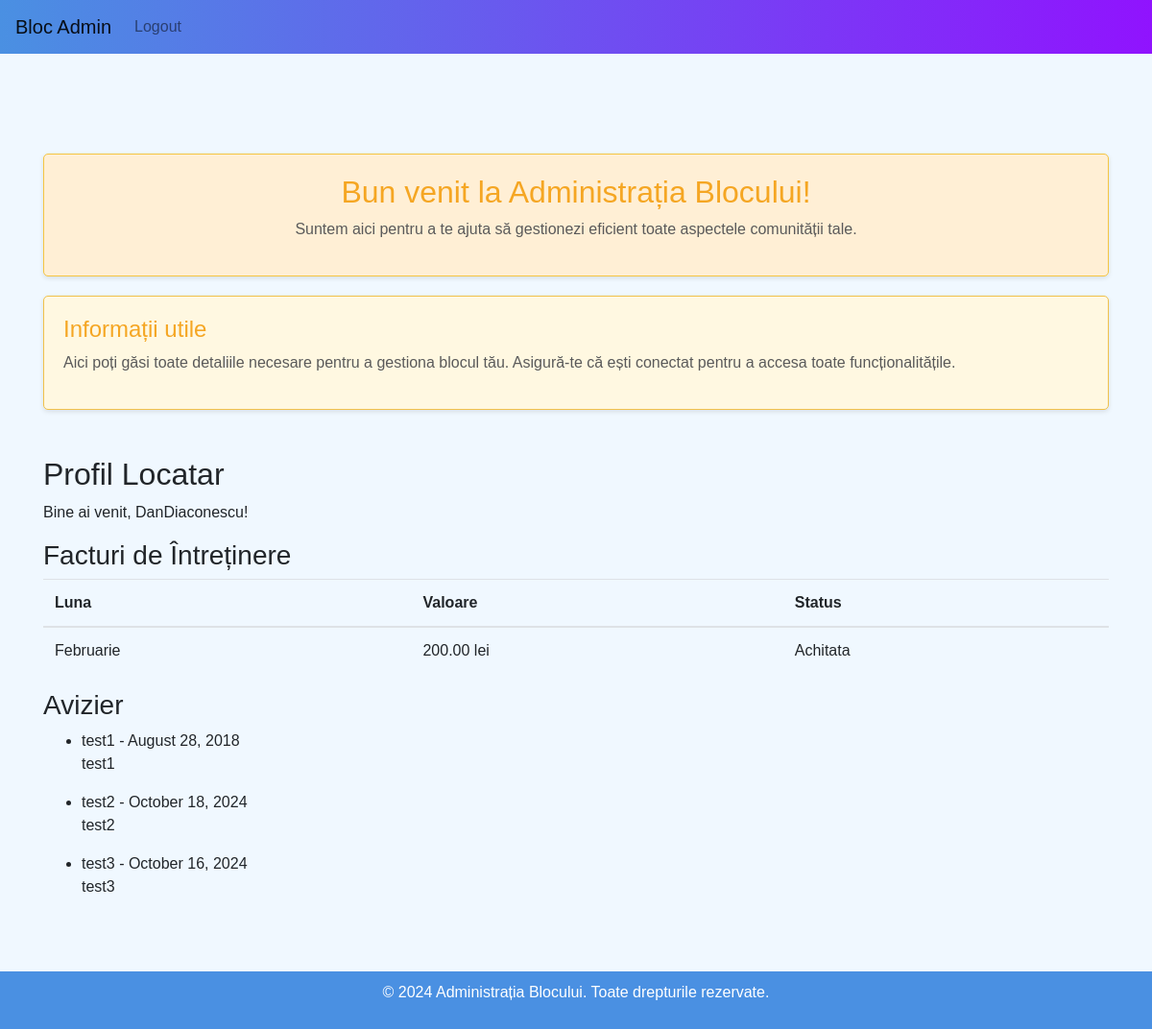
The app's page /profile/ (signed in), older data.
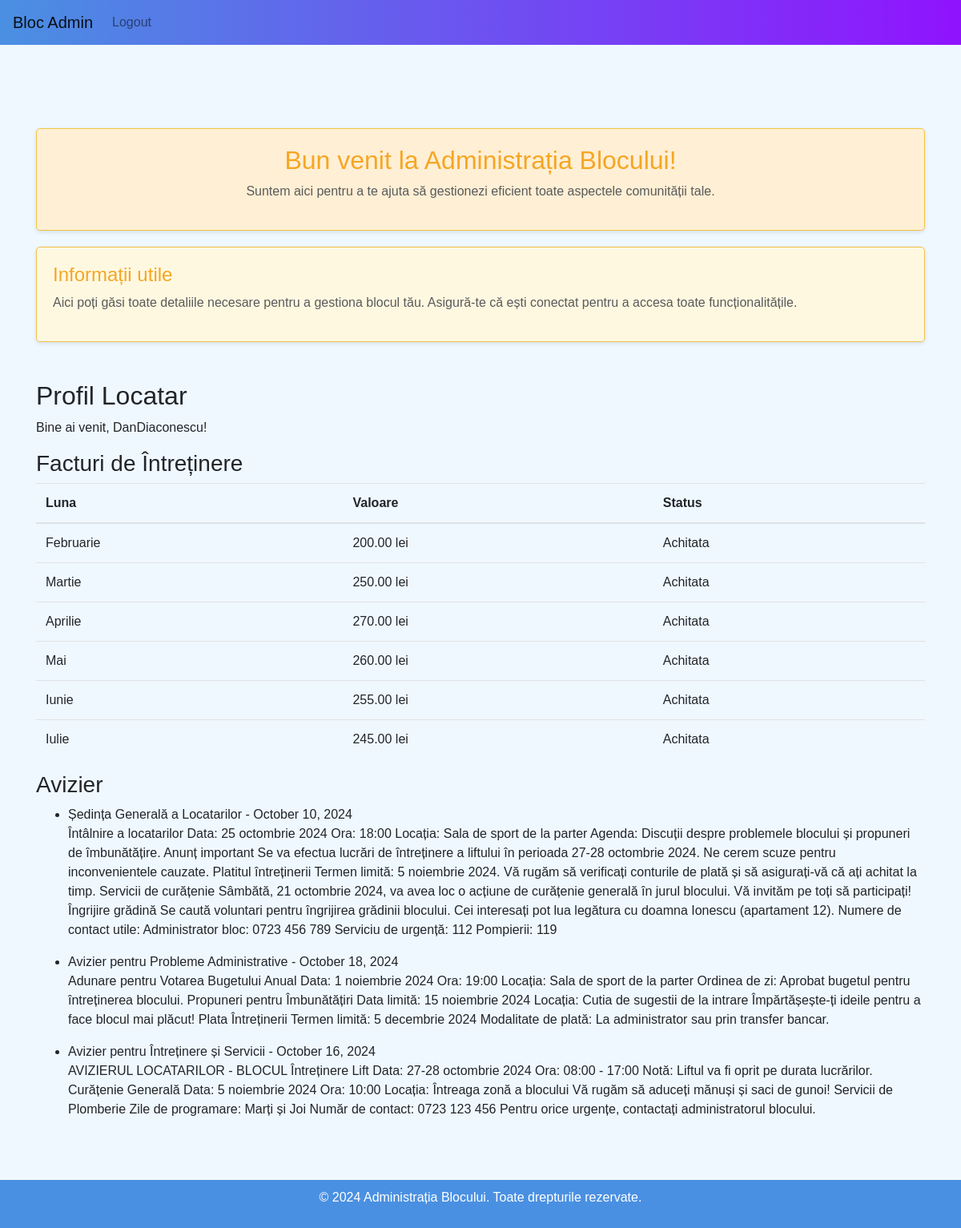
The same page, newer data.
### locatari/models.py (models this page shows, shortened)
class FacturaIntretinere(models.Model):
    locatar = models.ForeignKey(Locatar, on_delete=models.CASCADE)
    luna = models.CharField(max_length=20)
    valoare = models.DecimalField(max_digits=7, decimal_places=2)
    achitata = models.BooleanField(default=False)

class Avizier(models.Model):
    titlu = models.CharField(max_length=100)
    mesaj = models.TextField()
    data_postarii = models.DateTimeField(default=timezone.now)

### locatari/views.py (the view)
# urls.py: path('profile/', views.profile, name='profile'),
@login_required
def profile(request):
    facturi = FacturaIntretinere.objects.filter(locatar=request.user.locatar)
    avizier = Avizier.objects.all()
    return render(request, 'locatari/profile.html', {'facturi': facturi, 'avizier': avizier})

### locatari/templates/locatari/profile.html
{% extends 'locatari/base.html' %}
{% block content %}
<h2>Profil Locatar</h2>
<p>Bine ai venit, {{ user.username }}!</p>
<h3>Facturi de Întreținere</h3>
<table class="table">
    <thead>
        <tr>
            <th>Luna</th>
            <th>Valoare</th>
            <th>Status</th>
        </tr>
    </thead>
    <tbody>
        {% for factura in facturi %}
        <tr>
            <td>{{ factura.luna }}</td>
            <td>{{ factura.valoare }} lei</td>
            <td>{{ factura.achitata|yesno:"Achitata,Neachitata" }}</td>
        </tr>
        {% endfor %}
    </tbody>
</table>
<h3>Avizier</h3>
<ul>
    {% for mesaj in avizier %}
        <li>{{ mesaj.titlu }} - {{ mesaj.data_postarii|date:"F d, Y" }}</li>
        <p>{{ mesaj.mesaj }}</p>
    {% endfor %}
</ul>
{% endblock %}

### locatari/templates/locatari/base.html (shortened to what this page needs)
<!DOCTYPE html>
<html lang="en">
<head>
    <link rel="stylesheet" href="https://stackpath.bootstrapcdn.com/bootstrap/4.5.2/css/bootstrap.min.css">
</head>
<body>
    <nav class="navbar navbar-expand-lg navbar-light">
        <a class="navbar-brand" href="{% url 'profile' %}">Bloc Admin</a>
        <div class="collapse navbar-collapse">
            <ul class="navbar-nav ms-auto">
                {% if user.is_authenticated %}
                    <li class="nav-item">
                        <a class="nav-link" href="{% url 'logout' %}" aria-label="Logout">Logout</a>
                    </li>
                {% endif %}
            </ul>
        </div>
    </nav>
    <div class="container">
        <div class="welcome-text">
            <h2>Bun venit la Administrația Blocului!</h2>
            <p>Suntem aici pentru a te ajuta să gestionezi eficient toate aspectele comunității tale.</p>
        </div>
        <div class="info-box">
            <h4>Informații utile</h4>
            <p>Aici poți găsi toate detaliile necesare pentru a gestiona blocul tău. Asigură-te că ești conectat pentru a accesa toate funcționalitățile.</p>
        </div>
            <br><br>
        {% block content %}{% endblock %}
    </div>
    <footer>
        <p>&copy; 2024 Administrația Blocului. Toate drepturile rezervate.</p>
    </footer>
</body>
</html>

### locatari/templates/locatari/base.html (style rules this page uses)
body { font-family: 'Arial', sans-serif; background-color: #f0f8ff; display: flex; flex-direction: column; min-height: 100vh; padding-top: 60px; padding-bottom: 60px; margin: 0; }
.navbar { position: fixed; top: 0; left: 0; right: 0; z-index: 1000; background: linear-gradient(to right, #4a90e2, #9013fe); }
.container { flex: 1; margin-top: 80px; margin-bottom: 60px; padding-top: 20px; }
.welcome-text { background-color: #ffefd5; border: 1px solid #f4c542; border-radius: 5px; padding: 20px; box-shadow: 0 2px 5px rgba(0, 0, 0, 0.1); text-align: center; color: #5a5a5a; }
.welcome-text h2 { color: #f5a623; }
.info-box { background-color: #fff8e1; border: 1px solid #f0c14b; border-radius: 5px; padding: 20px; margin-top: 20px; box-shadow: 0 2px 5px rgba(0, 0, 0, 0.1); color: #5a5a5a; }
.info-box h4 { color: #f5a623; }
footer { position: fixed; bottom: 0; left: 0; right: 0; background-color: #4a90e2; color: white; text-align: center; padding: 10px 0; z-index: 1000; }

Row changes from the older to the newer data that the page shows:
removed Avizier: titlu "test1", data_postarii "August 28, 2018", mesaj "test1"
added FacturaIntretinere: luna "Martie", valoare "250.00", achitata "Achitata"
added FacturaIntretinere: luna "Aprilie", valoare "270.00", achitata "Achitata"
added FacturaIntretinere: luna "Mai", valoare "260.00", achitata "Achitata"
added FacturaIntretinere: luna "Iunie", valoare "255.00", achitata "Achitata"
added FacturaIntretinere: luna "Iulie", valoare "245.00", achitata "Achitata"
added Avizier: titlu "Ședința Generală a Locatarilor", data_postarii "October 10, 2024", mesaj "Întâlnire a locatarilor Data: 25 octombrie 2024 Ora: 18:00 Locația: Sala de sport de la parter Agenda: Discuții despre problemele blocului și propuneri de îmbunătățire. Anunț important Se va efectua lucrări de întreținere a liftului în perioada 27-28 octombrie 2024. Ne cerem scuze pentru inconvenientele cauzate. Platitul întreținerii Termen limită: 5 noiembrie 2024. Vă rugăm să verificați conturile de plată și să asigurați-vă că ați achitat la timp. Servicii de curățenie Sâmbătă, 21 octombrie 2024, va avea loc o acțiune de curățenie generală în jurul blocului. Vă invităm pe toți să participați! Îngrijire grădină Se caută voluntari pentru îngrijirea grădinii blocului. Cei interesați pot lua…"
changed Avizier: titlu "test2" → "Avizier pentru Probleme Administrative"; mesaj "test2" → "Adunare pentru Votarea Bugetului Anual Data: 1 noiembrie 2024 Ora: 19:00 Locația: Sala de sport de la parter Ordinea de zi: Aprobat bugetul pentru întreținerea blocului. Propuneri pentru Îmbunătățiri Data limită: 15 noiembrie 2024 Locația: Cutia de sugestii de la intrare Împărtășește-ți ideile pentru a face blocul mai plăcut! Plata Întreținerii Termen limită: 5 decembrie 2024 Modalitate de plată: La administrator sau prin transfer bancar."
changed Avizier: titlu "test3" → "Avizier pentru Întreținere și Servicii"; mesaj "test3" → "AVIZIERUL LOCATARILOR - BLOCUL Întreținere Lift Data: 27-28 octombrie 2024 Ora: 08:00 - 17:00 Notă: Liftul va fi oprit pe durata lucrărilor. Curățenie Generală Data: 5 noiembrie 2024 Ora: 10:00 Locația: Întreaga zonă a blocului Vă rugăm să aduceți mănuși și saci de gunoi! Servicii de Plomberie Zile de programare: Marți și Joi Număr de contact: 0723 123 456 Pentru orice urgențe, contactați administratorul blocului."
